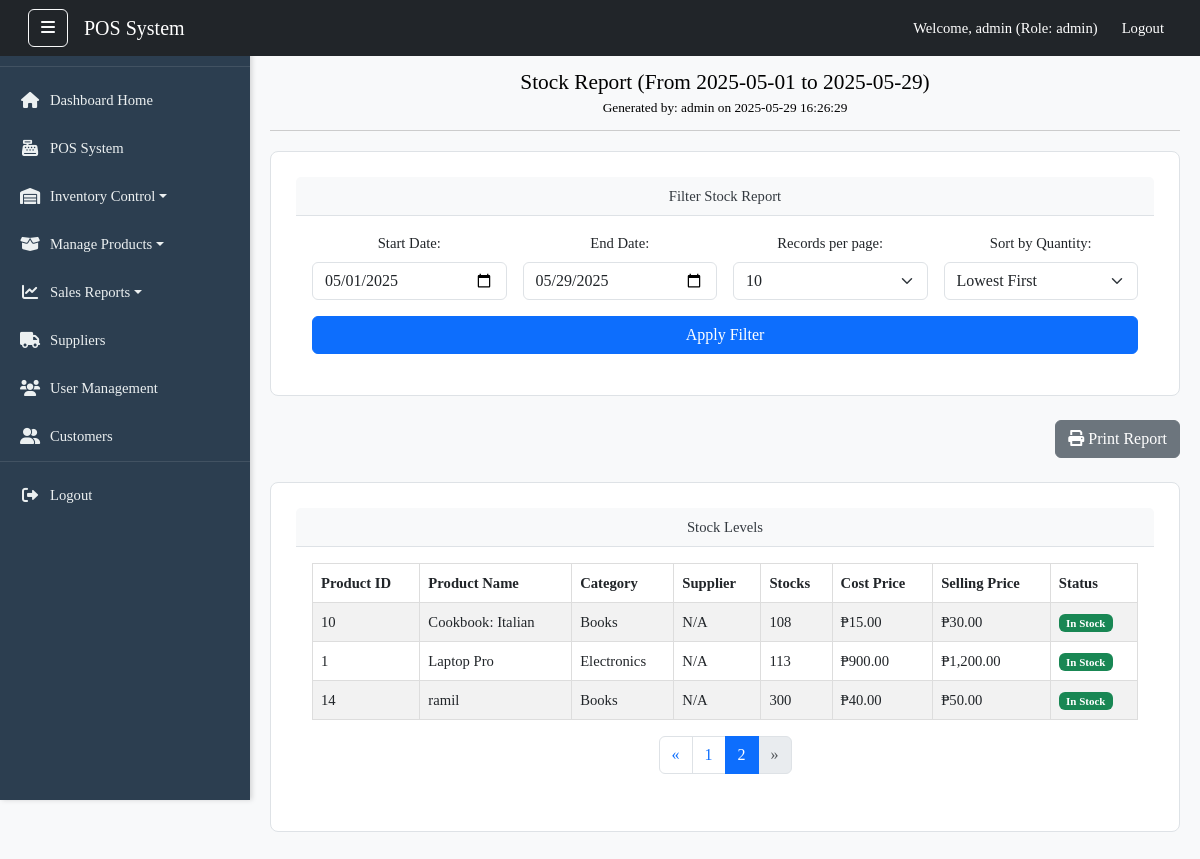
The page /views/reports/stock_report.php?page=2&per_page=10&sort_order=quantity_asc&start_date=2025-05-01&end_date=2025-05-29 (signed in) on the database its author committed.
### tables this page shows
CREATE TABLE `products` (
  `id` int(11) NOT NULL,
  `barcode` varchar(50) NOT NULL,
  `name` varchar(255) NOT NULL,
  `description` text DEFAULT NULL,
  `price` decimal(10,2) NOT NULL,
  `cost_price` decimal(10,2) DEFAULT NULL,
  `stock_quantity` int(11) NOT NULL DEFAULT 0,
  `category_id` int(11) DEFAULT NULL,
  `supplier_id` int(11) DEFAULT NULL,
  `brand` varchar(255) DEFAULT NULL,
  `is_active` tinyint(1) DEFAULT 1,
  `created_at` datetime DEFAULT current_timestamp(),
  `updated_at` datetime DEFAULT current_timestamp() ON UPDATE current_timestamp()
);

CREATE TABLE `categories` (
  `id` int(11) NOT NULL,
  `name` varchar(100) NOT NULL,
  `description` text DEFAULT NULL
);

### includes/functions.php (called while the page is built, shortened)
<?php
function sanitize_input($data) {
    $data = trim($data);
    $data = stripslashes($data);
    $data = htmlspecialchars($data, ENT_QUOTES, 'UTF-8');
    return $data;
}
?>

### views/reports/stock_report.php (the view, shortened to what this page needs)
<?php
require_once '../../includes/functions.php';
$start_date = isset($_GET['start_date']) ? sanitize_input($_GET['start_date']) : date('Y-m-01');
$end_date = isset($_GET['end_date']) ? sanitize_input($_GET['end_date']) : date('Y-m-d');
$allowed_records_per_page = [10, 20, 30, 40, 50, 60, 70, 80, 90, 100];
$default_records_per_page = 10;
$records_per_page = isset($_GET['per_page']) && in_array((int)$_GET['per_page'], $allowed_records_per_page) ? (int)$_GET['per_page'] : $default_records_per_page;
$current_page = isset($_GET['page']) && is_numeric($_GET['page']) ? (int)$_GET['page'] : 1;
$offset = ($current_page - 1) * $records_per_page;
$allowed_sort_orders = ['quantity_asc', 'quantity_desc', 'name_asc'];
$default_sort_order = 'quantity_asc';
$sort_order = isset($_GET['sort_order']) && in_array($_GET['sort_order'], $allowed_sort_orders) ? $_GET['sort_order'] : $default_sort_order;
function getTotalProductCount($conn) {
    $sql = "SELECT COUNT(id) AS total_count FROM products";
    $result = $conn->query($sql);
    if ($result && $row = $result->fetch_assoc()) {
        return $row['total_count'];
    }
    return 0;
}
function getStockDataAsOfDate($conn, $limit, $offset, $sort_order, $asOfDateTime) {
    $orderByClause = "";
    switch ($sort_order) {
        case 'quantity_asc':
            $orderByClause = "calculated_quantity ASC, p.name ASC";
            break;
    }
    $sql = "
        SELECT
            p.id AS product_id,
            p.name AS product_name,
            c.name AS category_name,
            s.name AS supplier_name,
            COALESCE(
                (
                    SELECT sh.current_quantity_after_change
                    FROM stock_history sh
                    WHERE sh.product_id = p.id
                      AND sh.change_date <= ?
                    ORDER BY sh.change_date DESC, sh.id DESC -- Get the very last change
                    LIMIT 1
                ),
                0 -- Default to 0 if no history exists for this product before the date
            ) AS calculated_quantity,
            p.cost_price,
            p.price AS selling_price,
            p.is_active AS status
        FROM
            products p
        LEFT JOIN
            categories c ON p.category_id = c.id
        LEFT JOIN
            suppliers s ON p.supplier_id = s.id
        ORDER BY
            " . $orderByClause . "
        LIMIT ? OFFSET ?";
    $stmt = $conn->prepare($sql);
    $stmt->bind_param("sii", $asOfDateTime, $limit, $offset);
    $stmt->execute();
    $result = $stmt->get_result();
    $stockData = [];
    if ($result->num_rows > 0) {
        while ($row = $result->fetch_assoc()) {
            $stockData[] = $row;
        }
    }
    return $stockData;
}
$conn = get_db_connection();
$total_products = getTotalProductCount($conn);
$total_pages = ceil($total_products / $records_per_page);
$stockItems = [];
try {
    $stockItems = getStockDataAsOfDate($conn, $records_per_page, $offset, $sort_order, $end_date . ' 23:59:59');
} catch (Exception $e) {
    $message = "Error fetching stock data: " . $e->getMessage();
    $message_type = 'danger';
}
require_once '../../includes/header.php';
?>
<div class="dashboard-wrapper">
    <?php include '../../includes/sidebar.php';  ?>
    <div class="main-content" id="main-content">
        <?php $base_url_path = '/capstonefinal';  ?>
        <nav class="navbar navbar-expand-lg navbar-dark bg-dark fixed-top px-3 custom-navbar-top no-print">
            <div class="container-fluid">
                <button id="sidebarToggleDesktop" class="btn btn-outline-light d-none d-lg-block me-3" type="button">
                    <i class="fas fa-bars"></i>
                </button>
                <a class="navbar-brand" href="#">POS System</a>
                <div class="collapse navbar-collapse" id="navbarNav">
                    <ul class="navbar-nav ms-auto">
                        <li class="nav-item d-flex align-items-center">
                            <span class="nav-link text-white me-2">Welcome, <?php echo htmlspecialchars($_SESSION["username"]); ?> (Role: <?php echo htmlspecialchars($_SESSION["role"]); ?>)</span>
                        </li>
                        <li class="nav-item">
                            <a class="nav-link btn btn-danger btn-sm text-white" href="<?php echo $base_url_path; ?>/index.php">Logout</a>
                        </li>
                    </ul>
                </div>
            </div>
        </nav>
        <div id="printableArea" class="container-fluid dashboard-page-content mt-5 pt-3">
            <div class="print-header">
                <h3>Stock Report (From <?php echo htmlspecialchars($start_date); ?> to <?php echo htmlspecialchars($end_date); ?>)</h3>
                <p>Generated by: <?php echo htmlspecialchars($_SESSION["username"]); ?> on <?php echo date('Y-m-d H:i:s'); ?></p>
            </div>
            <div class="card mb-4 no-print">
                <div class="card-header">
                    Filter Stock Report
                </div>
                <div class="card-body">
                    <form action="<?php echo htmlspecialchars($_SERVER["PHP_SELF"]); ?>" method="get" class="row g-3 align-items-end">
                        <div class="col-md-3">
                            <label for="start_date" class="form-label">Start Date:</label>
                            <input type="date" class="form-control" id="start_date" name="start_date" value="<?php echo htmlspecialchars($start_date); ?>" required>
                        </div>
                        <div class="col-md-3">
                            <label for="end_date" class="form-label">End Date:</label>
                            <input type="date" class="form-control" id="end_date" name="end_date" value="<?php echo htmlspecialchars($end_date); ?>" required>
                        </div>
                        <div class="col-md-3">
                            <label for="per_page" class="form-label">Records per page:</label>
                            <select class="form-select" id="per_page" name="per_page">
                                <?php foreach ($allowed_records_per_page as $num): ?>
                                    <option value="<?php echo $num; ?>" <?php echo ($records_per_page == $num) ? 'selected' : ''; ?>>
                                        <?php echo $num; ?>
                                    </option>
                                <?php endforeach; ?>
                            </select>
                        </div>
                         <div class="col-md-3">
                            <label for="sort_order" class="form-label">Sort by Quantity:</label>
                            <select class="form-select" id="sort_order" name="sort_order">
                                <option value="quantity_asc" <?php echo ($sort_order == 'quantity_asc') ? 'selected' : ''; ?>>Lowest First</option>
                            </select>
                        </div>
                        <div class="col-12 mt-3">
                            <button type="submit" class="btn btn-primary w-100">Apply Filter</button>
                        </div>
                    </form>
                </div>
            </div>
            <div class="mb-4 text-end no-print">
                <button class="btn btn-secondary" onclick="printReportInNewWindow()"><i class="fas fa-print"></i> Print Report</button>
            </div>
            <div class="card mb-4">
                <div class="card-header">
                    Stock Levels
                </div>
                <div class="card-body">
                    <div class="table-responsive">
                        <table class="table table-striped table-hover">
                            <thead>
                                <tr>
                                    <th>Product ID</th>
                                    <th>Product Name</th>
                                    <th>Category</th>
                                    <th>Supplier</th>
                                    <th>Stocks</th>
                                    <th>Cost Price</th>
                                    <th>Selling Price</th>
                                    <th>Status</th>
                                </tr>
                            </thead>
                            <tbody>
                                <?php if (!empty($stockItems)): ?>
                                    <?php foreach ($stockItems as $item): ?>
                                        <tr>
                                            <td><?php echo htmlspecialchars($item['product_id']); ?></td>
                                            <td><?php echo htmlspecialchars($item['product_name']); ?></td>
                                            <td><?php echo htmlspecialchars($item['category_name'] ?? 'N/A'); ?></td>
                                            <td><?php echo htmlspecialchars($item['supplier_name'] ?? 'N/A'); ?></td>
                                            <td><?php echo htmlspecialchars($item['calculated_quantity']); ?></td>
                                            <td>₱<?php echo number_format($item['cost_price'], 2); ?></td>
                                            <td>₱<?php echo number_format($item['selling_price'], 2); ?></td>
                                            <td>
                                                <?php
                                                    $statusClass = '';
                                                    $displayStatus = '';
                                                    $lowStockThreshold = 10;
                                                    if (isset($item['status']) && $item['status'] == 0) {
                                                        $statusClass = 'badge bg-danger';
                                                        $displayStatus = 'Inactive';
                                                    } elseif ($item['calculated_quantity'] <= $lowStockThreshold) {
                                                        $statusClass = 'badge bg-warning text-dark';
                                                        $displayStatus = 'Low Stock';
                                                    } else {
                                                        $statusClass = 'badge bg-success';
                                                        $displayStatus = 'In Stock';
                                                    }
                                                ?>
                                                <span class="<?php echo $statusClass; ?>">
                                                    <?php echo $displayStatus; ?>
                                                </span>
                                            </td>
                                        </tr>
                                    <?php endforeach; ?>
                                <?php else: ?>
                                    <tr>
                                        <td colspan="8" class="text-center">No product or stock data available for the selected period.</td>
                                    </tr>
                                <?php endif; ?>
                            </tbody>
                        </table>
                    </div>
                    <nav aria-label="Page navigation" class="no-print">
                        <ul class="pagination justify-content-center">
                            <li class="page-item <?php echo ($current_page <= 1) ? 'disabled' : ''; ?>">
                                <a class="page-link" href="?page=<?php echo $current_page - 1; ?>&per_page=<?php echo $records_per_page; ?>&sort_order=<?php echo htmlspecialchars($sort_order); ?>&start_date=<?php echo htmlspecialchars($start_date); ?>&end_date=<?php echo htmlspecialchars($end_date); ?>" aria-label="Previous">
                                    <span aria-hidden="true">&laquo;</span>
                                </a>
                            </li>
                            <?php for ($i = 1; $i <= $total_pages; $i++): ?>
                                <li class="page-item <?php echo ($current_page == $i) ? 'active' : ''; ?>">
                                    <a class="page-link" href="?page=<?php echo $i; ?>&per_page=<?php echo $records_per_page; ?>&sort_order=<?php echo htmlspecialchars($sort_order); ?>&start_date=<?php echo htmlspecialchars($start_date); ?>&end_date=<?php echo htmlspecialchars($end_date); ?>">
                                        <?php echo $i; ?>
                                    </a>
                                </li>
                            <?php endfor; ?>
                            <li class="page-item <?php echo ($current_page >= $total_pages) ? 'disabled' : ''; ?>">
                                <a class="page-link" href="?page=<?php echo $current_page + 1; ?>&per_page=<?php echo $records_per_page; ?>&sort_order=<?php echo htmlspecialchars($sort_order); ?>&start_date=<?php echo htmlspecialchars($start_date); ?>&end_date=<?php echo htmlspecialchars($end_date); ?>" aria-label="Next">
                                    <span aria-hidden="true">&raquo;</span>
                                </a>
                            </li>
                        </ul>
                    </nav>
                </div>
            </div>
        </div>
    </div>
</div>
</body>
</html>

### public/css/style.css (style rules this page uses)
body { font-family: 'Segoe UI', Tahoma, Geneva, Verdana, sans-serif; margin: 0; padding: 0; background-color: #f0f2f5; color: #333; overflow-x: hidden; }
.dashboard-wrapper { display: flex; min-height: 100vh; }
.main-content { flex-grow: 1; background-color: #f8f9fa; transition: margin-left 0.3s ease-in-out; padding-top: 70px; padding-left: 20px; padding-right: 20px; }
.custom-navbar-top { z-index: 1030; padding-top: 0.5rem; padding-bottom: 0.5rem; }
.dashboard-page-content { padding-top: 0 !important; margin-top: 0 !important; padding-bottom: 20px; padding-left: 0; padding-right: 0; }
.card { background-color: #fff; padding: 25px; border-radius: 8px; box-shadow: 0 4px 10px rgba(0, 0, 0, 0.08); text-align: center; transition: transform 0.2s ease-in-out; }
@media (min-width: 769px) { .main-content { padding-left: calc(250px + 20px); } }
@media (min-width: 769px) { #sidebarToggleDesktop { display: block !important; } }
body { font-family: 'Times New Roman', serif; font-size: 11pt; color: #000; }
.print-header { text-align: center; margin-bottom: 20px; padding-bottom: 10px; border-bottom: 1px solid #ccc; display: block; }
.print-header h3 { margin: 0; font-size: 16pt; }
.print-header p { margin: 2px 0; font-size: 10pt; }
table { width: 100%; border-collapse: collapse; margin-bottom: 20px; }
th, td { border: 1px solid #ddd; padding: 8px; text-align: left; }
thead { background-color: #f2f2f2; }
.card { border: 1px solid #dee2e6; margin-bottom: 15px; box-shadow: none !important; page-break-inside: avoid; }
.card-header { background-color: #f8f9fa; border-bottom: 1px solid #dee2e6; color: #343a40; }
table { page-break-after: auto; }
tr { page-break-inside: avoid; page-break-after: auto; }
thead { display: table-header-group; }

### rows shown on the page
products: id "10", name "Cookbook: Italian", category.name "Books", supplier_name "N/A", calculated_quantity "108", cost_price "15.00", price "30.00", displayStatus "In Stock"
products: id "1", name "Laptop Pro", category.name "Electronics", supplier_name "N/A", calculated_quantity "113", cost_price "900.00", price "1,200.00", displayStatus "In Stock"
products: id "14", name "ramil", category.name "Books", supplier_name "N/A", calculated_quantity "300", cost_price "40.00", price "50.00", displayStatus "In Stock"

### other values the page prints
$_SESSION["username"] "admin"
$_SESSION["role"] "admin"
$start_date "2025-05-01"
$end_date "2025-05-29"
form field per_page "10"
